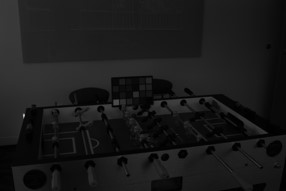
%> input picture Image Processing for Engineering and Science/Course 1/Module 4/e1435fa0-ee60-4896-bd79-c71617021a6b.jpg, 286 x 191 px, given in place of 00035.jpg, which was not available
$ octave adjustingContrast.m   (GNU Octave 9; MATLAB toolbox functions it lacks are replaced by stand-ins)
%> lines starting %> are read from the running program, lines starting %| are printed output that depends on the picture; in (x1, y1, x2, y2) boxes, pixels count from 0 and x2, y2 are one past the last pixel; in counts of white or black regions, pixels touching at a corner belong together; the program's own positions count from 1; pictures that were not available may be replaced by others from this repository, and a replacement may not be noted
clear
clc
close all

img = imread("../../data/Data/Concrete Crack Images/00035.jpg");
%> img is the input picture: size 191x286x3 uint8; min 0, max 192, mean 25.9
imgBin = ~imbinarize(im2gray(img));
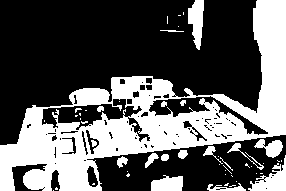
%> imgBin: size 191x286 logical; 36.1% white; 52 white regions (34 under 20 px), largest, box (x1, y1, x2, y2) and area: (0, 0, 286, 191) 16934, (248, 155, 286, 191) 607, (188, 0, 204, 50) 522
%imshow(imgBin)
montage({img,imgBin})
nnz(imgBin)
%> ans = 19746

%%
grayImg = im2gray(img);
img2 = imread("img2.bmp");
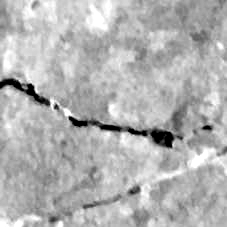
%> input picture Image Processing for Engineering and Science/Course 1/Module 4/img2.bmp, 227 x 227 px
%> img2 is the input picture: size 227x227 uint8; min 0, max 255, mean 178.4
%imhist(img2)
imgBin2 = ~imbinarize(img2);
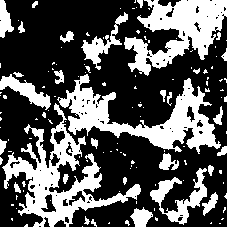
%> imgBin2: size 227x227 logical; 34.4% white; 135 white regions (103 under 20 px), largest, box (x1, y1, x2, y2) and area: (2, 103, 141, 227) 4707, (57, 74, 221, 154) 4389, (124, 0, 227, 76) 3843
%imshow(imgBin2)
montage({img,imgBin2})
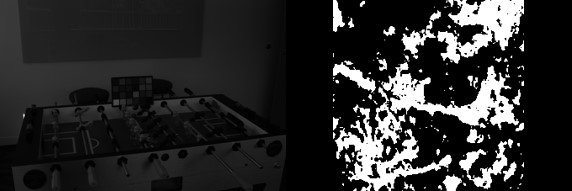
%> displayed picture: size 191x572x3, on the screen's scale of 0 to 255; min 0, max 255, mean 42.3
nnz(imgBin2)
%> ans = 17751
%%
grayImg = im2gray(img);
imgEq = ~imbinarize(histeq(grayImg));
%> imgEq: size 191x286 logical; 48.2% white; 46 white regions (33 under 20 px), largest, box (x1, y1, x2, y2) and area: (0, 0, 286, 191) 21790, (113, 0, 205, 58) 3410, (151, 174, 184, 191) 437
%imshow(imgEq)
montage({img,imgEq})
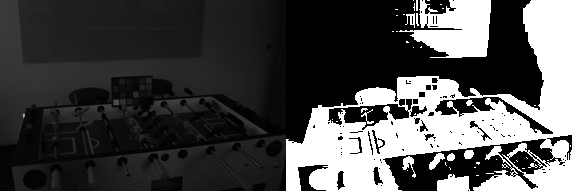
%> displayed picture: size 191x572x3, on the screen's scale of 0 to 255; min 0, max 255, mean 74.4
nnz(imgEq)
%> ans = 26343
%%
grayImg = im2gray(img);
imgAd = ~imbinarize(adapthisteq(grayImg));
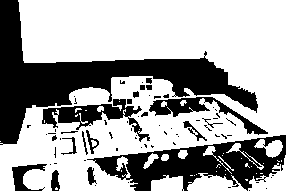
%> imgAd: size 191x286 logical; 65.5% white; 71 black regions (51 under 20 px), largest, box (x1, y1, x2, y2) and area: (0, 0, 258, 145) 9727, (87, 135, 286, 191) 5083, (42, 99, 150, 142) 1484
%imshow(imgAd)
montage({img,imgAd})
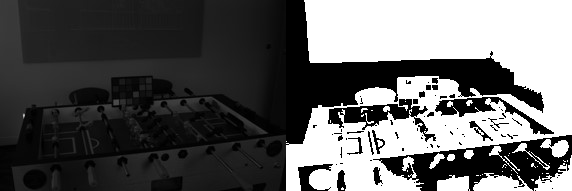
%> displayed picture: size 191x572x3, on the screen's scale of 0 to 255; min 0, max 255, mean 96.4
nnz(imgAd)
%> ans = 35774


%%
clear
clc
close all

%> (the run ends here)
